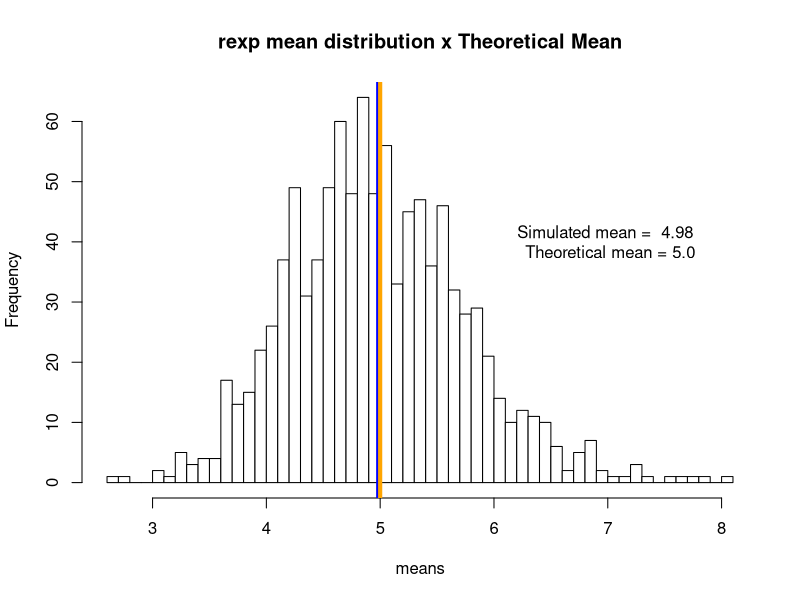
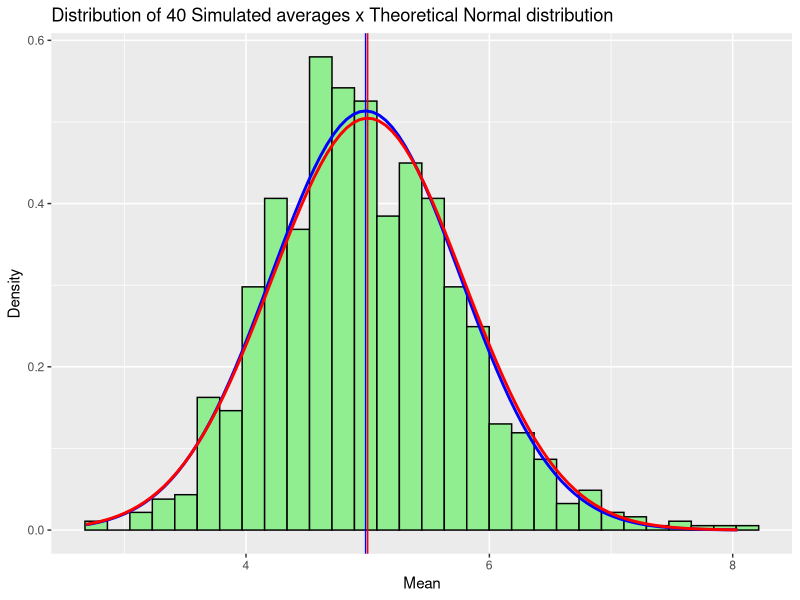

The R script that drew these images, in order:
## ---- chunk 1
set.seed(2017)
lambda <- 0.2
n <- 40 # number of exponentials
nosim <- 1000 # number of simulations

# The exponential distribution can be simulated in R with rexp(n, lambda) where lambda is the rate parameter
exp_sim <- matrix(rexp(n * nosim, rate = lambda), nosim) # simulating data
means <- rowMeans(exp_sim) #calculating the means
mean_sim <- mean(means)
mean_sim
## ---- chunk 2
T_mean <- 1/ lambda
T_mean
## ---- chunk 3
hist(means, col = "white", main = "rexp mean distribution x Theoretical Mean", breaks = 40)
abline(v=mean_sim, lwd = "4", col = "blue")
abline(v=5.0, lwd = "4", col = "orange")
text(7, 40, paste("Simulated mean = ", round(mean_sim, 2), "\n Theoretical mean = 5.0"), col = "black")
## ---- chunk 4
Expvar <- var(means)
Expvar

# Theoretical Var
T_var <- (1/lambda)^2/n
T_var
## ---- chunk 5
library(ggplot2)
T_sd <- 1/(lambda * sqrt(n))
data <- data.frame(means)
ggplot(data, aes (x = means))+
  geom_histogram(aes(y = ..density..), colour = "black", fill = "lightgreen")+
  ggtitle("Distribution of 40 Simulated averages x Theoretical Normal distribution")+
  xlab("Mean")+
  ylab("Density")+
  geom_vline(aes(xintercept = mean_sim), colour = "blue")+
  geom_vline(aes(xintercept = T_mean), colour = "red")+
  stat_function(fun = dnorm, args = list(mean = mean_sim, sd = sd(means)), colour = "blue", size = 1.0)+
  stat_function(fun = dnorm, args = list(mean = T_mean, sd = T_sd), colour = "red", size = 1.0)
